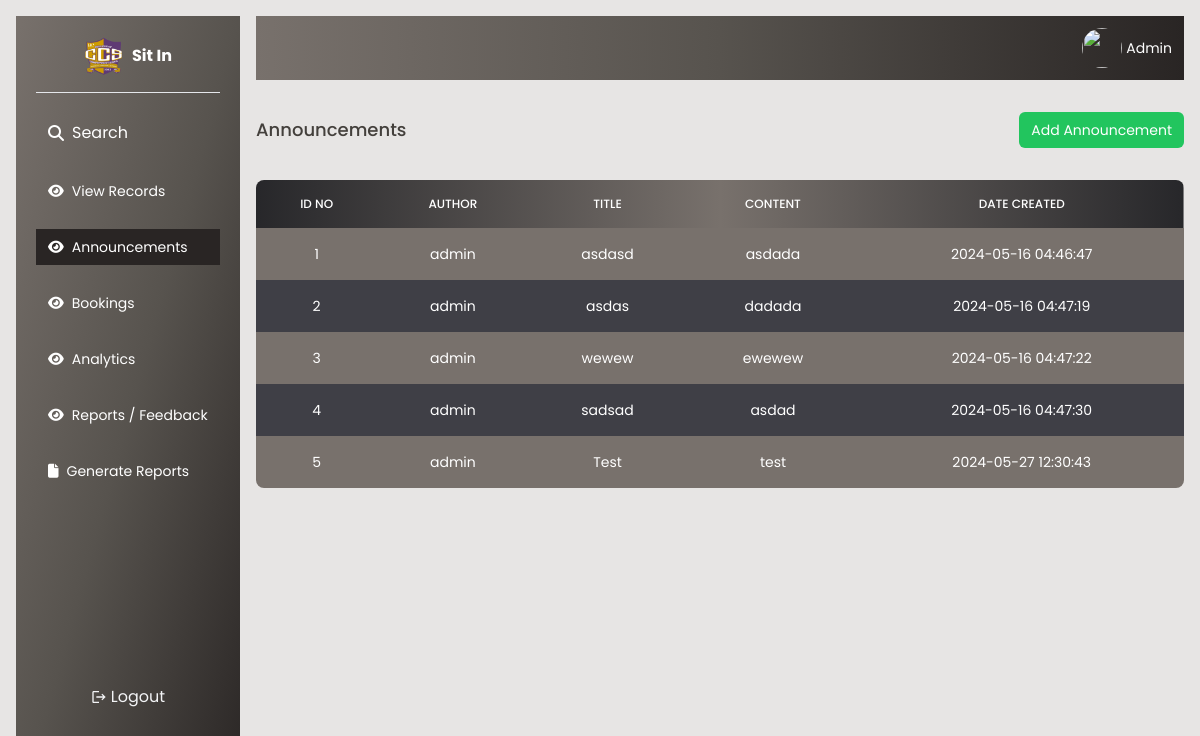
The page /admin/announcement.php (signed in) on the database its author committed.
### tables this page shows
CREATE TABLE `announcement` (
  `id` int(11) NOT NULL,
  `content` varchar(254) NOT NULL,
  `title` varchar(254) NOT NULL,
  `date_created` datetime NOT NULL DEFAULT current_timestamp(),
  `name` varchar(254) NOT NULL
);

### admin/announcement.php (the view, shortened to what this page needs)
<?php
require './db.php';
$students = [];
$query = "SELECT * FROM announcement";
$result = $connection->query($query);
if ($result->num_rows > 0) {
    while($row = $result->fetch_assoc()) {
        $students[] = $row;
    }
}
?>
<!DOCTYPE html>
<html lang="en">
<head>
     <link rel="stylesheet" href="../style.css">
    <script src="https://cdn.tailwindcss.com"></script>
    <link rel="stylesheet" href="https://cdnjs.cloudflare.com/ajax/libs/font-awesome/6.5.1/css/all.min.css"
 />
    <link rel="stylesheet" href="https://cdn.jsdelivr.net/npm/flatpickr/dist/flatpickr.min.css">
</head>
<body class="bg-stone-200 ">
    <?php require './sidebar.php';?>
    <main class="flex-1 lg:ml-64  lg:mt-4 mr-4 relative min-h-screen">
       <div class="flex flex-col gap-8  rounded-xs">
        <div class="flex justify-end w-full bg-gradient-to-r from-stone-500 via-stone-600 to-stone-800 text-white p-3 rounded-xs">
            <div class="flex gap-1 items-center">
                <img src="https://innap.dexignzone.com/xhtml/images/profile/pic1.jpg" class="rounded-full w-10 h-10"/>
                <span class="text-sm">Admin</span>
            </div>
        </div>
        <div class="flex justify-between items-center">
            <h1 class="font-medium text-lg text-stone-700">Announcements</h1>
           <button id="add" class="bg-green-500 text-white p-3 py-2 rounded-md text-sm">Add Announcement</button>
        </div>
             <table class=" w-full text-sm text-left rtl:text-right text-white rounded-lg overflow-hidden">
                <thead class="text-xs bg-gradient-to-r from-zinc-800 via-stone-500 to-zinc-800 uppercase rounded-md">
                    <tr>
                        <th class="border px-4 py-4 font-medium border-none text-center font-bold">ID NO
                        </th>
                         <th class="border px-4 py-4 font-medium border-none  text-center">AUTHOR</th>
                        <th class="border px-4 py-4 font-medium border-none  text-center">Title</th>
                        <th class="border px-4 py-4 font-medium border-none  text-center">CONTENT</th>
                        <th class="border px-4 py-4 font-medium border-none  text-center">DATE CREATED</th>
                    </tr>
                </thead>
                <tbody id="tbody" class="relative">
                <?php
            foreach ($students as $student) {
                   echo '<tr class="odd:bg-stone-500 bg-zinc-700">
                                <td class="border px-4 py-4 border-none text-center text-xs md:text-sm text-white">'.$student['id'].'</td>
                                <td class="border px-4 py-4 border-none text-center text-xs md:text-sm text-white">'.$student['name'].'</td>
                                <td class="border px-4 py-4 border-none text-center text-xs md:text-sm text-white">'.$student['title'].'</td>
                                <td class="border px-4 py-4 border-none text-center text-xs md:text-sm text-white">'.$student['content'].'</td>
                                <td class="border px-4 py-4 border-none text-center text-xs md:text-sm text-white">'.$student['date_created'].'</td>
                               </tr>';
                }
            ?>
                </tbody>
            </table>
        </div>
    </main>
</body>
</html>

### style.css (style rules this page uses)
* { margin: 0; padding: 0; box-sizing: border-box; font-family: "Poppins", sans-serif; }

### rows shown on the page
announcement: id "1", name "admin", title "asdasd", content "asdada", date_created "2024-05-16 04:46:47"
announcement: id "2", name "admin", title "asdas", content "dadada", date_created "2024-05-16 04:47:19"
announcement: id "3", name "admin", title "wewew", content "ewewew", date_created "2024-05-16 04:47:22"
announcement: id "4", name "admin", title "sadsad", content "asdad", date_created "2024-05-16 04:47:30"
announcement: id "5", name "admin", title "Test", content "test", date_created "2024-05-27 12:30:43"
